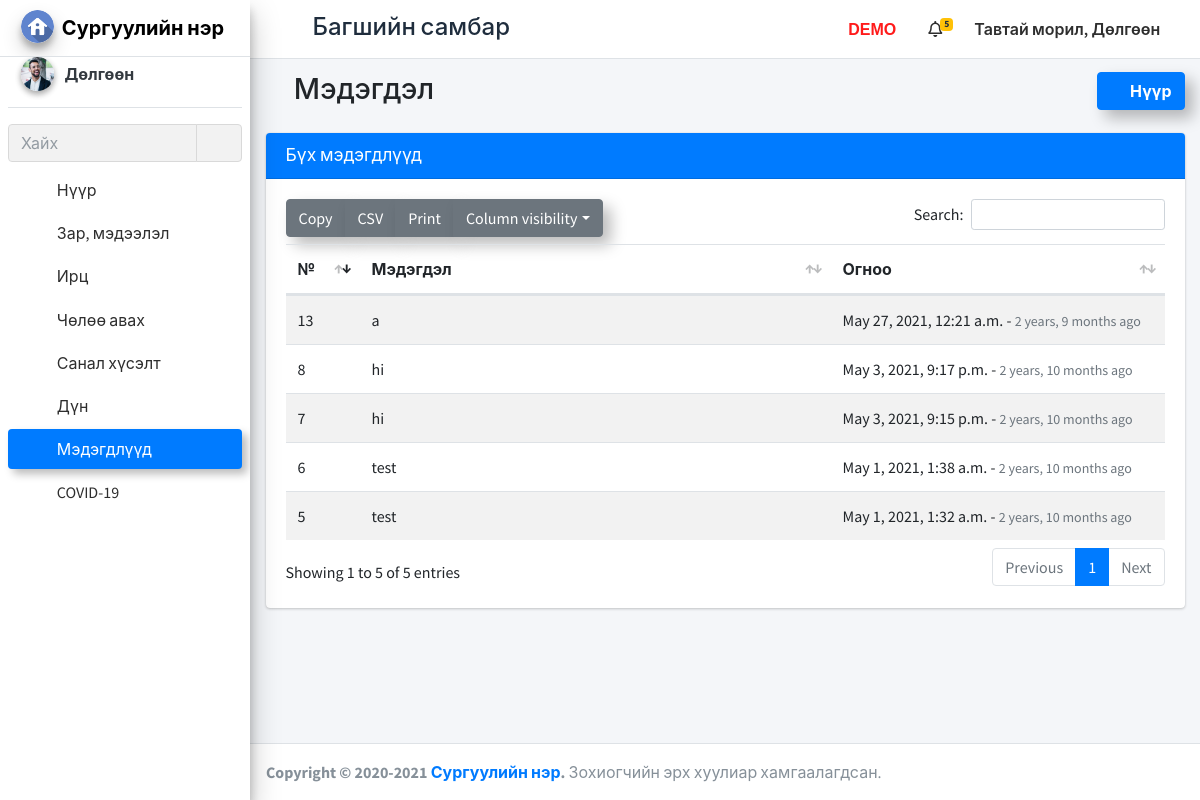
Screenshot of /staff_all_notification (signed in) with the database file from the repository.
### school_management_app/models.py (models this page shows)
class CustomUser(AbstractUser):
    user_type_data=((1,"HOD"),(2,"Staff"),(3,"Student"),(4,"Parent"))
    user_type=models.CharField(default=1,choices=user_type_data,max_length=10)

class Staffs(models.Model):
    id=models.AutoField(primary_key=True)
    admin=models.OneToOneField(CustomUser,on_delete=models.CASCADE)
    address=models.TextField()
    created_at=models.DateTimeField(auto_now_add=True)
    updated_at=models.DateTimeField(auto_now_add=True)
    profile_pic=models.FileField(default="")
    fcm_token=models.TextField(default="")
    objects=models.Manager()

class NotificationStaffs(models.Model):
    id = models.AutoField(primary_key=True)
    staff_id = models.ForeignKey(Staffs, on_delete=models.CASCADE)
    message = models.TextField()
    created_at = models.DateTimeField(auto_now_add=True)
    updated_at = models.DateTimeField(auto_now_add=True)
    objects = models.Manager()

### school_management_app/StaffViews.py (the view)
# urls.py: path('staff_all_notification', StaffViews.staff_all_notification, name="staff_all_notification"),
def staff_all_notification(request):
    user=CustomUser.objects.get(id=request.user.id)
    staff_pro=Staffs.objects.get(admin=user)
    staff=Staffs.objects.get(admin=request.user.id)
    notifications=NotificationStaffs.objects.filter(staff_id=staff.id)
    return render(request,"staff_template/all_notification.html",{"notifications":notifications,"staff_pro":staff_pro})

### school_management_app/templates/staff_template/all_notification.html (shortened to what this page needs)
{% extends 'staff_template/base_template.html' %}
{% load static %}
{% load humanize %}
{% block page_title %}
<i class="nav-icon fas fa-bell"></i> Мэдэгдэл
{% endblock page_title %}
{% block custom_css %}
<link rel="stylesheet" href="{% static "plugins/datatables-bs4/css/dataTables.bootstrap4.min.css" %}">
<link rel="stylesheet" href="{% static "plugins/datatables-responsive/css/responsive.bootstrap4.min.css" %}">
<link rel="stylesheet" href="{% static "plugins/datatables-buttons/css/buttons.bootstrap4.min.css" %}">
{% endblock custom_css %}
{% block main_content %}
<section class="content">
  <div class="container-fluid">
    <div class="row">
      <div class="col-12">
        <div class="card card-primary">
          <div class="card-header">
            <h3 class="card-title">Бүх мэдэгдлүүд</h3>
          </div>
          <div class="card-body">
            <table id="example1" class="table table-striped">
              <thead>
                <tr>
                  <th>№</th>
                  <th>Мэдэгдэл</th>
                  <th>Огноо</th>
                </tr>
              </thead>
              <tbody>
                {% for notification in notifications %}
                <tr>
                  <td style="width: 50px;">{{ notification.id }}</td>
                  <td>{{ notification.message }}</td>
                  <td style="width: 310px;">{{ notification.created_at }} - <span class=" text-muted text-sm">{{ notification.created_at | naturaltime }}</span></td>
                </tr>
                {% endfor %}
              </tbody>
            </table>
          </div>
        </div>
      </div>
    </div>
  </div>
</section>
{% endblock main_content %}

### school_management_app/templates/staff_template/base_template.html (shortened to what this page needs)
{% load static %}
{% load humanize %}
<!DOCTYPE html>
<html>
<head>
  <link rel="stylesheet" href="{% static "plugins/fontawesome-free/css/all.min.css" %}">
  <link rel="stylesheet" href="https://code.ionicframework.com/ionicons/2.0.1/css/ionicons.min.css">
  <link rel="stylesheet" href="{% static "plugins/tempusdominus-bootstrap-4/css/tempusdominus-bootstrap-4.min.css" %}">
  <link rel="stylesheet" href="{% static "plugins/icheck-bootstrap/icheck-bootstrap.min.css" %}">
  <link rel="stylesheet" href="{% static "plugins/jqvmap/jqvmap.min.css" %}">
  <link rel="stylesheet" href="{% static "dist/css/adminlte.min.css" %}">
  <link rel="stylesheet" href="{% static "plugins/overlayScrollbars/css/OverlayScrollbars.min.css" %}">
  <link rel="stylesheet" href="{% static "plugins/daterangepicker/daterangepicker.css" %}">
  <link rel="stylesheet" href="{% static "plugins/summernote/summernote-bs4.css" %}">
  <link rel="stylesheet" href="{% static "custom/css/style.css" %}">
  {% block custom_css %} {% endblock custom_css %}
</head>
<body class="hold-transition sidebar-mini layout-fixed layout-navbar-fixed">
  <div class="wrapper">
    <nav class="main-header navbar navbar-expand navbar-white navbar-light">
      <ul class="navbar-nav">
        <li class="nav-item">
          <a class="nav-link" data-widget="pushmenu" href="#"><i class="fas fa-bars"></i></a>
        </li>
      </ul>
      <h4 class="title-c1" style="margin-left: 10px;margin-top: 5px;">
        <span class="desktop">Багшийн самбар</span>
      </h4>
      <ul class="navbar-nav ml-auto">
        <li class="nav-item d-flex">
          <a class="nav-link">
            <span class="desktop-demo">DEMO</span>
        </li>
        <li class="nav-item dropdown">
          <a class="nav-link" data-toggle="dropdown" href="#">
            <i class="far fa-bell"></i>
            {% if notifications.count == 0 %}
            <span class="badge badge-warning navbar-badge"></span>
            {% else %}
            <span class="badge badge-warning navbar-badge font-weight-bold">{{notifications.count}}</span>
            {% endif %}
          </a>
        </li>
        <li class="nav-item d-flex">
          <a class="nav-link title-c2" style="white-space: nowrap; cursor: pointer;" data-toggle="dropdown" aria-haspopup="true" aria-expanded="false">
            <span class="hidden">Тавтай морил, </span>{{ user.last_name }}
            <i class="fas fa-angle-down"></i>
          </a>
        </li>
      </ul>
    </nav>
    {% include 'staff_template/sidebar_template.html' with user=user id=id %}
    <div class="content-wrapper">
      <div class="content-header">
        <div class="container-fluid">
          <div class="row mb-2">
            <div class="col-sm-6">
              <h1 class="m-0">
                {% block page_title %}
                {% endblock page_title %}
              </h1>
            </div>
            <div class="col-sm-6">
              <ol class="breadcrumb float-sm-right">
                <li class="breadcrumb-item"><a class="btn btn-primary shadow-custom font-weight-bold" href="{% url 'staff_home' %}"><i class="nav-icon fas fa-tachometer-alt mr-2"></i>Нүүр</a></li>
              </ol>
            </div>
          </div>
        </div>
      </div>
      {% block main_content %}{% endblock main_content %}
    </div>
    {% include 'staff_template/footer.html' %}
  </div>
</body>
</html>

### school_management_app/templates/staff_template/sidebar_template.html (shortened to what this page needs)
{% load static %}
  <aside class="main-sidebar sidebar-light-primary elevation-4">
    <a href="/staff_home" class="brand-link">
      <img src="{% static "dist/img/home-icon.png" %}" alt="logo" class="brand-image img-circle elevation-3" style="opacity: 1">
      <span class="brand-text font-weight-bold">Сургуулийн нэр</span>
    </a>
    <div class="sidebar">
      <div class="user-panel mt-3 pb-3 mb-3 d-flex">
        <div class="image">
          <img src="{{ staff_pro.profile_pic }}" class="img-circle elevation-2 zoomD" alt="User Image">
        </div>
        <div class="info">
          <a href="{% url 'staff_profile' %}" class="d-block font-weight-bold">
            {{ user.last_name }}
          </a>
        </div>
      </div>
       <div class="form-inline">
        <div class="input-group" data-widget="sidebar-search">
          <input class="form-control form-control-sidebar" type="search" placeholder="Хайх" aria-label="Search">
          <div class="input-group-append">
            <button class="btn btn-sidebar" style="box-shadow: none !important;">
              <i class="fas fa-search fa-fw"></i>
            </button>
          </div>
        </div>
      </div>
      <nav class="mt-2">
        <ul class="nav nav-pills nav-sidebar flex-column nav-child-indent" data-widget="treeview" role="menu" data-accordion="false">
          <li class="nav-item">
            {% url 'staff_home' as staff_home %}
            <a href="{{ staff_home }}" class="nav-link {% if request.path == staff_home %} active {% endif %}">
              <i class="nav-icon fas fa-tachometer-alt"></i>
              <p>
                Нүүр
              </p>
            </a>
          </li>
          <li class="nav-item">
            {% url 'staff_news' as staff_news %}
            <a href="{{ staff_news }}" class="nav-link {% if request.path == staff_news %} active {% endif %}">
              <i class="nav-icon fas fa-newspaper"></i>
              <p>
                Зар, мэдээлэл
              </p>
            </a>
          </li>
          <li class="nav-item">
            {% url 'staff_take_attendance' as staff_take_attendance %}
            {% url 'staff_update_attendance' as staff_update_attendance %}
            <a href="#" class="nav-link {% if request.path == staff_take_attendance %} active {% elif request.path == staff_update_attendance %} active {% endif %}">
              <i class="nav-icon fas fa-user-check"></i>
              <p>
                Ирц
                <i class="right fas fa-angle-left"></i>
              </p>
            </a>
          </li>
          <li class="nav-item">
            {% url 'staff_apply_leave' as staff_apply_leave %}
            <a href="{{ staff_apply_leave }}" class="nav-link {% if request.path == staff_apply_leave %} active {% endif %}">
              <i class="nav-icon fas fa-sign-out-alt"></i>
              <p>
                Чөлөө авах
              </p>
            </a>
          </li>
          <li class="nav-item">
            {% url 'staff_feedback' as staff_feedback %}
            <a href="{{ staff_feedback }}" class="nav-link {% if request.path == staff_feedback %} active {% endif %}">
              <i class="nav-icon fas fa-comments"></i>
              <p>
                Санал хүсэлт
              </p>
            </a>
          </li>
          <li class="nav-item">
            {% url 'staff_add_result' as staff_add_result %}
            {% url 'edit_student_result' as edit_student_result %}
            <a href="#" class="nav-link {% if request.path == staff_add_result %} active {% elif request.path == edit_student_result %} active {% endif %}">
              <i class="nav-icon fas fa-graduation-cap"></i>
              <p>
                Дүн
                <i class="right fas fa-angle-left"></i>
              </p>
            </a>
          </li>
            {% url 'start_live_classroom' as start_live_classroom %}
           <li class="nav-item">
            {% url 'staff_all_notification' as staff_all_notification %}
            <a href="{{ staff_all_notification }}" class="nav-link {% if request.path == staff_all_notification %} active {% endif %}">
              <i class="nav-icon fas fa-bell"></i>
              <p>
                Мэдэгдлүүд
              </p>
            </a>
          </li>
          <li class="nav-item">
            {% url 'tcovid19' as tcovid19 %}
            <a href="{% url 'tcovid19' %}"
              class="nav-link {% if request.path == tcovid19 %} active {% endif %}">
              <i class="nav-icon fas fa-virus"></i>
              <p>
                COVID-19
              </p>
            </a>
          </li>
        </ul>
      </nav>
    </div>
  </aside>

### school_management_app/static/custom/css/style.css (style rules this page uses)
.shadow-custom { box-shadow: 8px 8px 15px rgba(0, 0, 0, 0.267) !important; }
.breadcrumb-item { margin-top: 10px; display: none; }
@media screen and (min-width: 992px) { .breadcrumb-item { margin-top: 0px; display: inline-block; } }
.btn { box-shadow: 8px 8px 15px rgba(0, 0, 0, 0.267) !important; }

### school_management_app/templates/staff_template/base_template.html (style rules this page uses)
.title-c1 { font-size: 20px; }
.desktop { font-size: 0px; }
.desktop-demo { font-size: 0px; }
.title-c2 { font-size: 15px; }
.hidden { font-size: 0; }
@media screen and (min-width: 992px) { .title-c1 { font-size: 24px; } }
@media screen and (min-width: 992px) { .desktop { font-size: 24px; } }
@media screen and (min-width: 992px) { .desktop-demo { font-size: 1rem; color: #ff1b1b; font-weight: 700; font-family: sans-serif; } }
@media screen and (min-width: 992px) { .title-c2 { font-size: 16px; font-weight: 600; } }
@media screen and (min-width: 992px) { .hidden { font-size: 16px; } }

### school_management_app/templates/staff_template/sidebar_template.html (style rules this page uses)
.zoomD { cursor: zoom-in; }
.nav-link.active { box-shadow: 5px 5px 8px rgba(0, 0, 0, 0.267) !important; color: rgb(255, 255, 255) !important; }
.nav-link { color: rgb(46, 46, 46) !important; }

### rows the page displays
CustomUser: last_name "Дөлгөөн"
Staffs: profile_pic (placeholder picture)
NotificationStaffs: id "5", message "test", created_at "May 1, 2021, 1:32 a.m.", created_at "2 years, 10 months ago"
NotificationStaffs: id "6", message "test", created_at "May 1, 2021, 1:38 a.m.", created_at "2 years, 10 months ago"
NotificationStaffs: id "7", message "hi", created_at "May 3, 2021, 9:15 p.m.", created_at "2 years, 10 months ago"
NotificationStaffs: id "8", message "hi", created_at "May 3, 2021, 9:17 p.m.", created_at "2 years, 10 months ago"
NotificationStaffs: id "13", message "a", created_at "May 27, 2021, 12:21 a.m.", created_at "2 years, 9 months ago"

### other values shown
{{ notifications.count }} "5"
